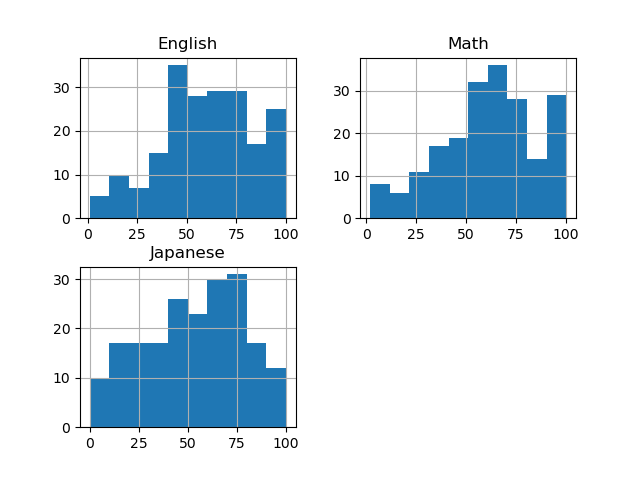

Generate this figure with Python:
import pandas
from matplotlib import pyplot

score = pandas.read_csv('score2.csv', encoding='utf_8')
score.hist()
pyplot.savefig('hist2.png')
pyplot.show()
